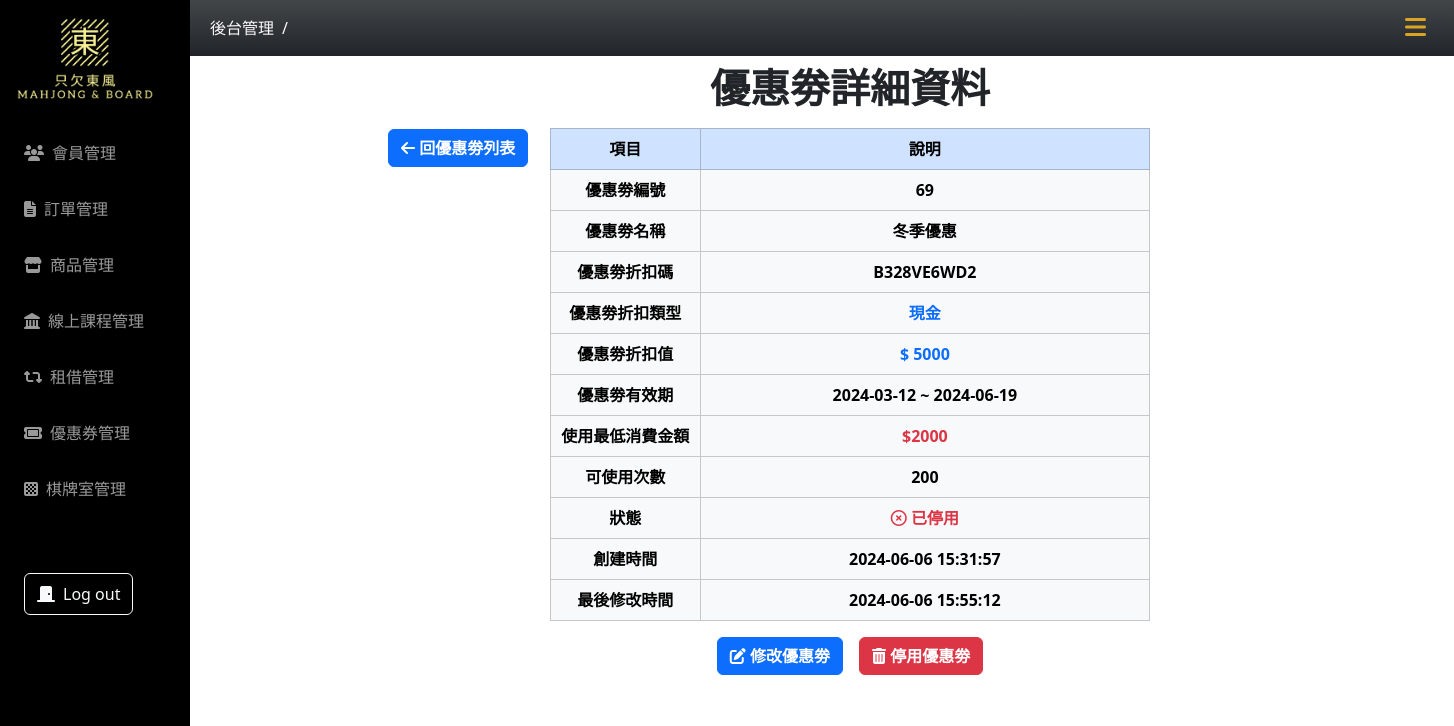
/coupon/coupon-detail.php?coupon_id=69, run on an earlier commit of the app's database.
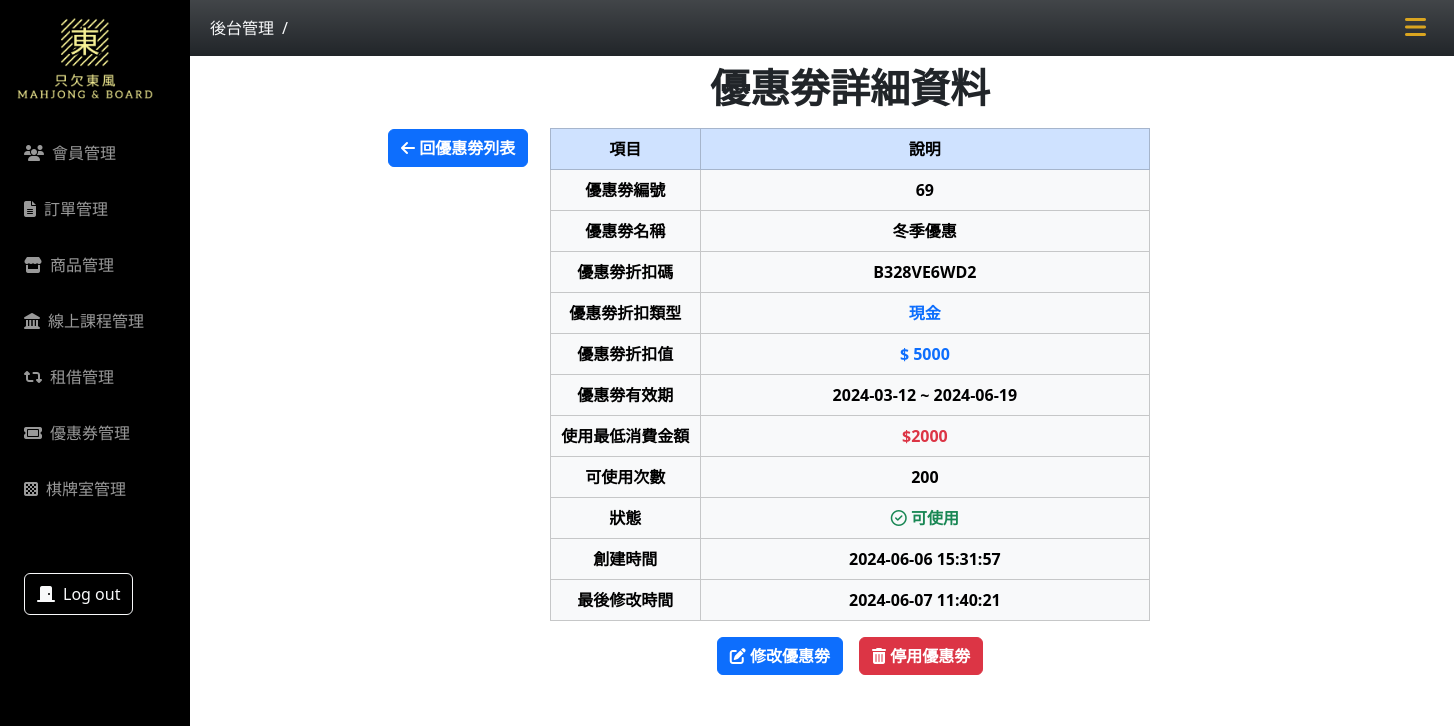
And on a later commit of the database.
### tables this page shows
CREATE TABLE `coupons` (
  `coupon_id` int(11) NOT NULL,
  `name` varchar(255) NOT NULL,
  `discount_code` varchar(50) NOT NULL,
  `discount_type` varchar(20) NOT NULL,
  `discount_value` decimal(10,0) NOT NULL,
  `valid_from` date NOT NULL,
  `valid_to` date NOT NULL,
  `limit_value` int(50) NOT NULL,
  `usage_limit` int(11) NOT NULL,
  `status` varchar(30) NOT NULL,
  `created_at` datetime NOT NULL,
  `update_at` datetime NOT NULL
);

### coupon/coupon-detail.php (the view, shortened to what this page needs)
<?php
$coupon_id = isset($_GET["coupon_id"]) ? $_GET["coupon_id"] : 1;
require_once("../db_connect_mahjong.php");
$sql = "SELECT * FROM coupons WHERE coupon_id = $coupon_id";
$result = $conn->query($sql);
$row = $result->fetch_assoc();
if ($result->num_rows > 0) {
  $coupon = true;
} else {
  $coupon = false;
  $title = "優惠劵不存在";
}
?>
<!doctype html>
<html lang="en">
<head>
  <?php include("coupon-css.php")
  ?>
  <?php include("../css-mahjong.php") ?>
</head>
<body>
  <?php include("../nav.php") ?>
  <div class="container main-content px-5">
    <div class="text-center">
      <h1 class="py-2 fw-semibold">優惠劵詳細資料</h1>
    </div>
    <div class="row justify-content-center position-relative">
      <div class="return py-3 position-absolute">
        <a class="btn btn-primary fw-semibold" href="coupon-list.php?p=1&o=1"><i class="fa-solid fa-arrow-left"></i> 回優惠劵列表</a>
      </div>
      <div class="col-6">
        <?php if ($coupon) : ?>
          <table class="table table-light table-bordered text-center">
            <thead class="table-primary">
              <tr>
                <th class="col-3">項目</th>
                <td class="col-9 fw-semibold">說明</td>
              </tr>
            </thead>
            <tbody>
              <tr>
                <th class="col-3">優惠劵編號</th>
                <td class="col-9 fw-semibold"><?= $row["coupon_id"] ?></td>
              </tr>
              <tr>
                <th>優惠劵名稱</th>
                <td class="fw-semibold"><?= $row["name"] ?></td>
              </tr>
              <tr>
                <th>優惠劵折扣碼</th>
                <td class="fw-semibold"><?= $row["discount_code"] ?></td>
              </tr>
              <tr>
                <th>優惠劵折扣類型</th>
                <td class="fw-semibold">
                  <?php if ($row['discount_type'] == 'cash') : ?>
                    <span class="text-primary fw-semibold">現金</span>
                  <?php elseif ($row['discount_type'] == 'percent') : ?>
                    <span class="text-warning fw-semibold">百分比</span>
                  <?php endif; ?>
                </td>
              </tr>
              <tr class="fw-semibold">
                <th>優惠劵折扣值</th>
                <td>
                  <?php if ($row['discount_type'] == 'cash') : ?>
                    <span class="text-primary fw-semibold"><?= '$' . " " . $row['discount_value']; ?></span>
                  <?php elseif ($row['discount_type'] == 'percent') : ?>
                    <span class="text-warning fw-semibold"><?= $row['discount_value'] . " " . '%'; ?></span>
                  <?php endif; ?>
                </td>
              </tr>
              <tr class="fw-semibold">
                <th>優惠劵有效期</th>
                <td><?= $row["valid_from"] ?> ~ <?= $row["valid_to"] ?></td>
              </tr>
              <tr class="fw-semibold">
                <th>使用最低消費金額</th>
                <td>
                  <span class="text-danger fw-semibold"><?= '$' . $row['limit_value'] ?></span>
                </td>
              </tr>
              <tr class="fw-semibold">
                <th>可使用次數</th>
                <td><?= $row["usage_limit"] ?></td>
              </tr>
              <tr class="fw-semibold">
                <th>狀態</th>
                <td>
                  <span class="fw-semibold <?= ($row['status'] == 'active') ? 'text-success' : 'text-danger'; ?>">
                    <?= ($row['status'] == 'active') ? '<i class="fa-regular fa-circle-check"></i> 可使用' : '<i class="fa-regular fa-circle-xmark"></i> 已停用'; ?>
                  </span>
                </td>
              </tr>
              <tr class="fw-semibold">
                <th>創建時間</th>
                <td><?= $row["created_at"] ?></td>
              </tr>
              <tr class="fw-semibold">
                <th>最後修改時間</th>
                <td><?= $row["update_at"] ?></td>
              </tr>
            </tbody>
          </table>
      </div>
      <div class="d-flex justify-content-center gap-3">
        <a href="edit-coupon.php?coupon_id=<?= $row["coupon_id"] ?>" title="編輯優惠劵" class="btn btn-primary fw-semibold">
          <i class="fa-solid fa-pen-to-square"></i> 修改優惠劵
        </a>
        <button class="btn btn-danger btn-disable fw-semibold" title="停用優惠劵" data-id="<?= $row["coupon_id"] ?>" data-bs-toggle="modal" data-bs-target="#deleteModal">
          <i class="fa-solid fa-trash-can"></i> 停用優惠劵
        </button>
      </div>
    </div>
  <?php else : ?>
    <h1>優惠劵不存在</h1>
  <?php endif; ?>
  </div>
</body>
</html>

What changed in the data, as far as the page shows it:
changed coupons "冬季優惠": status "inactive" → "active" (drawn); update_at "2024-06-06 15:55:12" → "2024-06-07 11:40:21"
Also different on the page:
text no longer shown: "已停用"
text now shown: "可使用"
